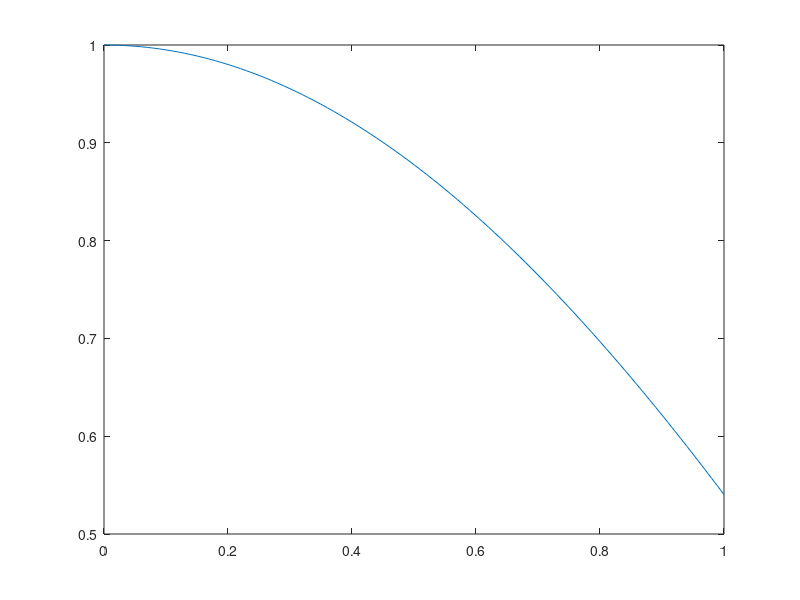

Here is the MATLAB script that generated this plot: (Note: this script raises an error after producing the figure.)
%% Another example of replab usage

x =[0:0.01:1];
plot(x,cos(x));

% Run first replab_addpaths;

n = 4;
% construct Sn
Sn = replab.PermutationGroup.fromGenerators([2:n 1], [2 1 3:n]);
% sample permutation; alternative is to use Sn.sample or Sn.sampleUniformlyx
g = randperm(n);
disp(sprintf('We factor %s\n', num2str(g)));
w = Sn.factorization(g);
disp(sprintf('to obtain factor %s\n', w.str));
g1 = Sn.evaluateWord(w);
disp(sprintf('evaluated back to %s\n', num2str(g)));
assert(isequal(g, g1));

%%
disp('We use this to construct representations and evaluate them');
rho = Sn.naturalRepresentation;
g = randperm(n);
h = randperm(n);
gh = g(h);
rho.image(g) * rho.image(h)
rho.image(gh)

[subrho1 U1] = rho.isotypic.component(1)

[subrho2 U2] = rho.isotypic.component(2)

M = rho.centralizerAlgebra.project(rand(n,n))
blocks = rho.isotypic.blocksOf(M)
blocks{1}
blocks{2}
